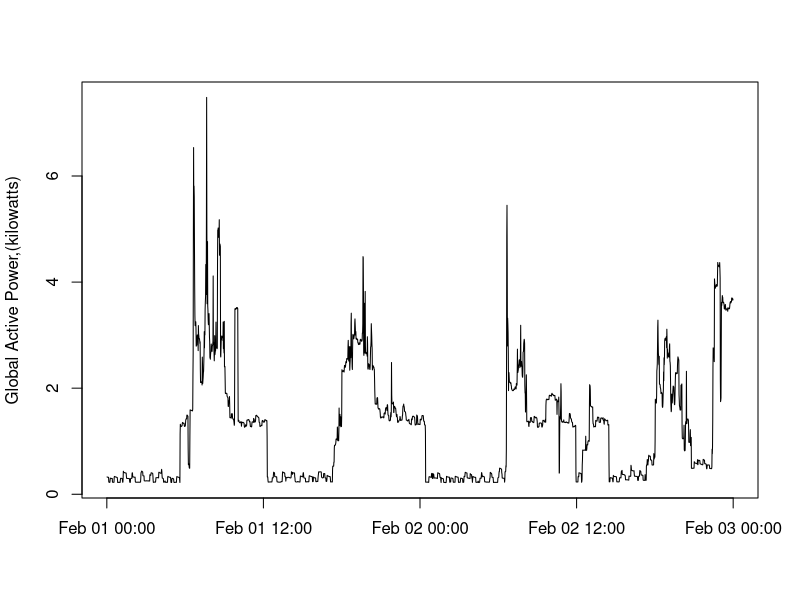

Write the R code that produced this figure.
library(dplyr)
library(ggplot2)
library(data.table)
library(lubridate)

#Read data
consumpt<-fread('consumpt_1-2Feb2007.csv',na.strings=c("?",",,"))

#Convert dates to POSIX
consumpt$Date<-dmy_hms(paste(consumpt$Date,consumpt$Time))

#Make a plot
plot(consumpt$Date, 
     consumpt$Global_active_power,
     type="line",
     xlab='',
     ylab='Global Active Power,(kilowatts)',
     main='')



#Copy Plot to PNG file
dev.copy(png, file = "plot2.png",width=480,height=480)
dev.off()



